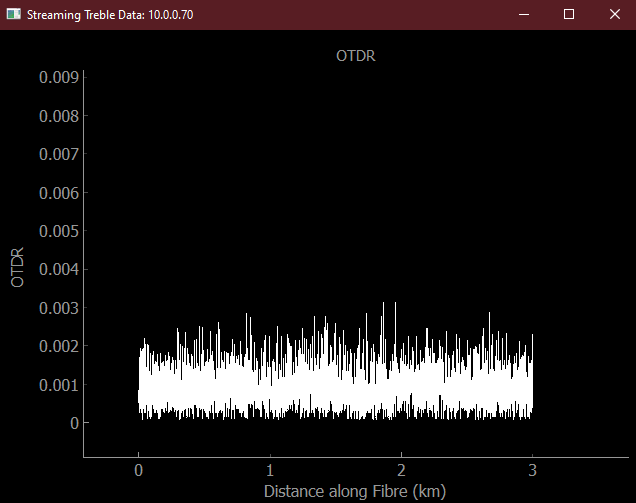

Write Python code to recreate this figure.
"""
Example script using PYQTGRAPH and Client Functions to plot realtime Terra15 Treble OTDR data.
"""

### Pyside6, Pyside2, or PyQt5 must be installed for correct display.
### Pyside6 is preferred.

### The "treble" API package must be installed to run the Treble API.
### Download links can be provided by Terra15.

### SETUP PARAMETERS ################################################################################
treble_ip = "10.0.0.70"
server_port = "48000"
update_rate = 0.16  # (s)
########################################################################################################

import numpy as np
import pyqtgraph as pg
from pyqtgraph.Qt import QtCore
from treble import acq_client

# setup Treble connection
client = acq_client.acq_Client()
client.connect_to_server(f"tcp://{treble_ip}:{server_port}")
_, md = client.fetch_data_product([-1],timeout=20000)

# CREATE PLOT WINDOW
app = pg.mkQApp("Plotting Example")

win = pg.GraphicsLayoutWidget(title=f"Streaming Treble Data: {treble_ip}")
win.setWindowTitle(f"Streaming Treble Data: {treble_ip}")

p1 = win.addPlot(title="OTDR")
p1.setLabel("bottom", text="Distance along Fibre", units="m")
p1.setLabel("left", text="OTDR")
OTDR_curve = p1.plot(pen="w")

win.show()

inc = 0
def update_plot():
    global inc, p1

    otdr, md = client.fetch_OTDR([-1], timeout=20000)

    if otdr is None:
        return
    otdr = otdr[0][-1]

    # generate full x-vector using dx
    x = np.arange(0, otdr.shape[0]) * md["dx"]
    OTDR_curve.setData(x, otdr)

    inc += 1

timer = QtCore.QTimer()
timer.timeout.connect(update_plot)
timer.start(update_rate * 1000)

if __name__ == "__main__":

    pg.exec()
